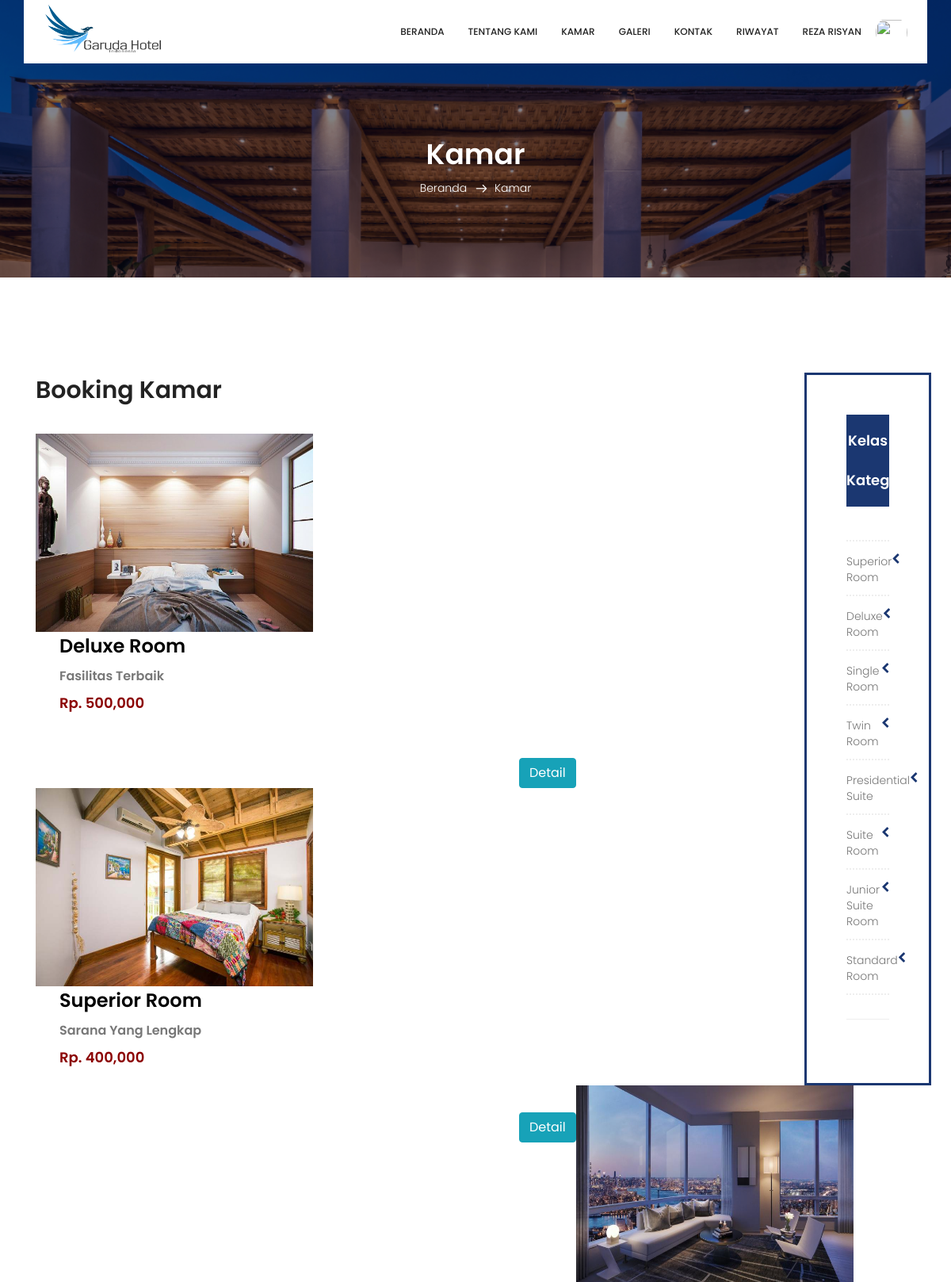
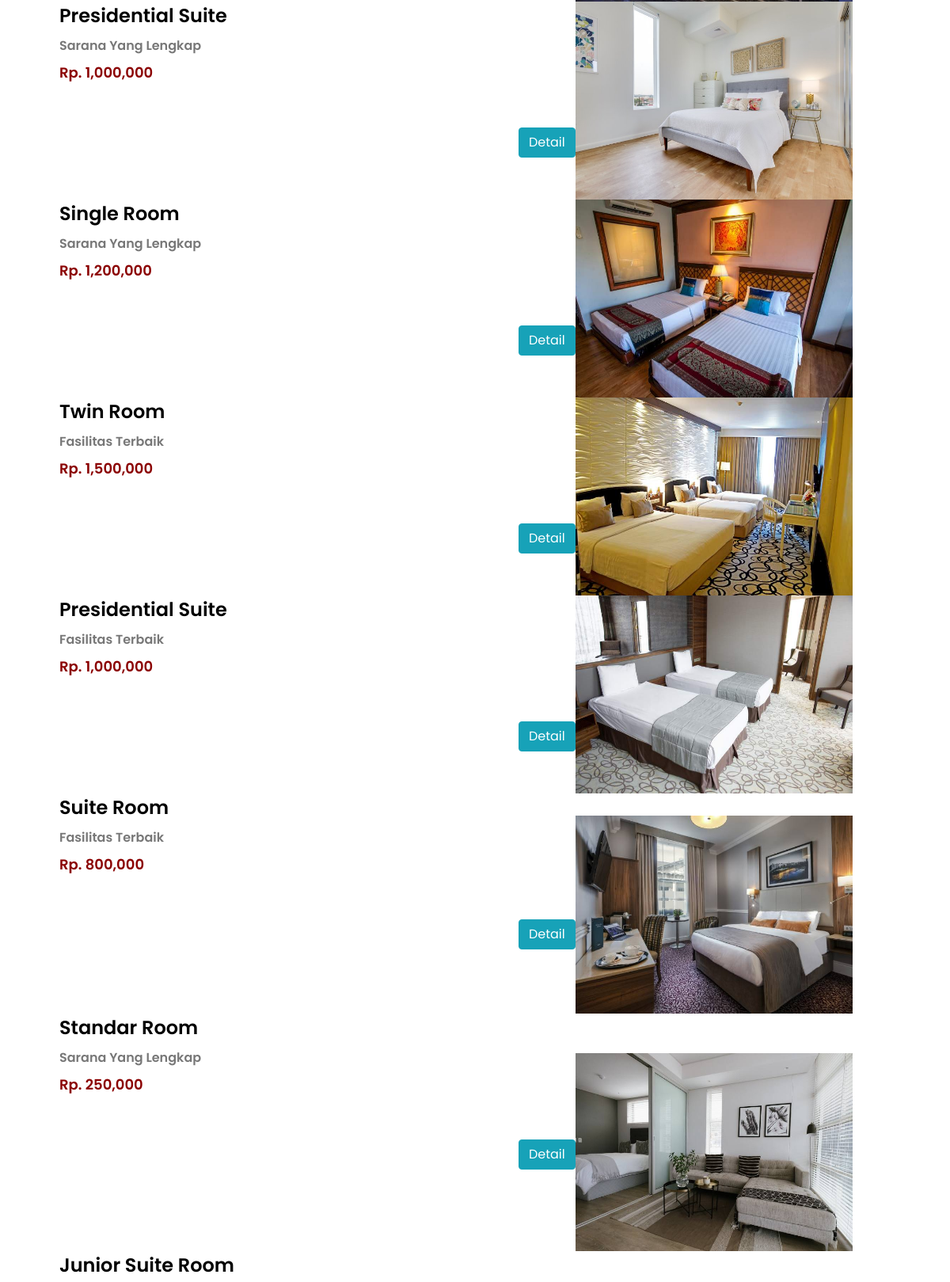
Page /user/tamu/kelas-kamar.php (signed in, upper part) on the committed database (2 pictures, top to bottom).
### tables this page shows
CREATE TABLE `tb_kelas` (
  `id_kelas` int(11) NOT NULL,
  `kelas_nama` varchar(50) NOT NULL,
  `fasilitas_indoor` text NOT NULL,
  `fasilitas_outdoor` text NOT NULL
);

CREATE TABLE `tb_room` (
  `id_room` int(11) NOT NULL,
  `id_kelas` int(11) NOT NULL,
  `nama_hotel` varchar(200) NOT NULL,
  `status_hotel` varchar(100) NOT NULL,
  `harga_hotel` int(11) NOT NULL,
  `hotel_deskripsi` text NOT NULL,
  `gambar_hotel` varchar(100) NOT NULL,
  `status` tinyint(1) NOT NULL
);

### user/tamu/kelas-kamar.php (the view, shortened to what this page needs)
<!doctype html>
<html lang="en">
    <head>
        <link rel="stylesheet" href="css/bootstrap.css">
        <link rel="stylesheet" href="vendors/linericon/style.css">
        <link rel="stylesheet" href="css/font-awesome.min.css">
        <link rel="stylesheet" href="vendors/bootstrap-datepicker/bootstrap-datetimepicker.min.css">
        <link rel="stylesheet" href="vendors/nice-select/css/nice-select.css">
        <link rel="stylesheet" href="vendors/owl-carousel/owl.carousel.min.css">
        <link rel="stylesheet" href="css/style.css">
        <link rel="stylesheet" href="css/responsive.css">
    </head>
    <body>
    <?php include('header.php') ?>
        <section class="breadcrumb_area">
            <div class="overlay bg-parallax" data-stellar-ratio="0.8" data-stellar-vertical-offset="0" data-background=""></div>
            <div class="container">
                <div class="page-cover text-center">
                    <h2 class="page-cover-tittle">Kamar</h2>
                    <ol class="breadcrumb">
                        <li><a href="index.html">Beranda</a></li>
                        <li class="active">Kamar</li>
                    </ol>
                </div>
            </div>
        </section>
        <section class="accomodation_area section_gap">
            <div class="col-lg-2" style="float:right;">
                        <div class="blog_right_sidebar" style="margin-right: 10px;">
                            <aside class="single_sidebar_widget post_category_widget">
                                <h5 class="widget_title">Kelas Kategori</h5>
                                <ul class="list_style cat-list">
                                    <li>
                                        <?php
                                            $kategori = mysqli_query($conn, "SELECT * FROM tb_kelas ORDER BY
                                                id_kelas DESC");
                                            if(mysqli_num_rows($kategori) > 0){
                                                while($k = mysqli_fetch_array($kategori)){
                                                    ?>
                                        <a href="kelas-kamar.php?kat=<?php echo $k['id_kelas'] ?>" class="d-flex justify-content-between">
                                        <li class="">
                                        <?php echo $k['kelas_nama'] ?>
                                        <i class="fa fa-chevron-left" style="color:#1b3771;" aria-hidden="true"></i>
                                        </a>
                                        <?php }}else{ ?>
                                                        Kategori tidak ada
                                                    <?php } ?>
                                    </li>
                                </ul>
                                <div class="br"></div>
                            </aside>
                        </div>
                    </div>
            <div class="container">
              <div style = "margin-left:0;" class = "container">
        <div class = "panel panel-default" >
            <div class = "panel-body">
                <h2 class="title_color">Booking Kamar</h2>
                <br>
                <?php
                    include 'koneksi.php';
                    $query = mysqli_query($conn, "SELECT * FROM tb_room WHERE status = 1 $where
                        ORDER BY id_room
                        DESC");
                    if(mysqli_num_rows($query) > 0){
                        while($q = mysqli_fetch_array($query)){
                ?>
                    <div class = "well" style = "height:300px; width:100%;">
                        <div style = "float:left;">
                            <img src = "/hotelrezar/user/admin/image/<?php echo $q['gambar_hotel']?>" height = "250" width = "350"/>
                        </div>
                        <div style = "float:left; margin-left:30px;">
                            <h3 style= "color:black;"><?php echo $q['nama_hotel']?></h3>
                            <h5><?php echo $q['hotel_deskripsi']?></h5>
                            <h4 style = "color:darkred;">Rp. <?php echo number_format($q['harga_hotel']) ?></h4>
                            <br /><br />
                            <a style = "margin-left:580px;" href = "detail-kamar.php?room_id=<?php echo $q['id_room']?>" class = "btn btn-info">Detail</a>
                        </div>
                    </div>
               <?php }}else{ ?>
                    <p>Produk tidak ada</p>
                <?php } ?>
            </div>
        </div>
    </div>
              </div>
            <br><br><br><br><br><br><br><br><br><br><br><br><br><br><br>
    </body>
</html>

### user/tamu/css/style.css (style rules this page uses)
.list_style { list-style: none; margin: 0px; padding: 0px; }
a { text-decoration: none; -webkit-transition: all 0.3s ease-in-out; -o-transition: all 0.3s ease-in-out; transition: all 0.3s ease-in-out; }
body { line-height: 24px; font-size: 14px; font-family: "Poppins", sans-serif; font-weight: 300; color: #777777; }
section { background: #fff; }
h1, h2, h3, h4, h5, h6 { font-family: "Poppins", sans-serif; font-weight: 600; }
@media (min-width: 1200px) { .container { max-width: 1170px; } }
.section_gap { padding: 120px 0; }
.title_color { color: #222222; }
.overlay { position: absolute; left: 0; right: 0; top: 0; height: 125%; bottom: 0; z-index: -1; }
.breadcrumb_area { position: relative; padding: 172px 0px 84px; background: #04091e; z-index: 1; overflow: hidden; }
.breadcrumb_area .bg-parallax { background: url("../image/about_banner.jpg") no-repeat scroll center 0/cover; opacity: 0.50; z-index: -1; }
.page-cover-tittle { display: block; font-size: 36px; line-height: 45px; color: #fff; }
.breadcrumb { text-align: center; background: transparent; padding: 0px; display: inline-block; }
.breadcrumb li { display: inline-block; color: #fff; }
.breadcrumb li a { color: #fff; }
.breadcrumb li + li:before { content: "\e87a"; font-family: 'Linearicons-Free'; font-size: 14px; font-weight: 600; vertical-align: middle; margin: 0px 10px 0px 7px; }
.blog_right_sidebar { border: 3px solid #1b3771 ; padding: 50px; }
.blog_right_sidebar .widget_title { font-size: 18px; line-height: 50px; background: #1b3771 ; text-align: center; color: #fff; padding: 8px 0px; margin-bottom: 30px; }
.blog_right_sidebar .post_category_widget .cat-list li { border-bottom: 2px dotted #eee; -webkit-transition: all 0.3s ease 0s; -o-transition: all 0.3s ease 0s; transition: all 0.3s ease 0s; padding-bottom: 12px; }
.blog_right_sidebar .post_category_widget .cat-list li a { font-size: 14px; line-height: 20px; color: #777; }
.blog_right_sidebar .post_category_widget .cat-list li + li { padding-top: 15px; }
.blog_right_sidebar .br { width: 100%; height: 1px; background: #eeeeee; margin: 30px 0px; }
h2 { font-size: 30px; }
h3 { font-size: 24px; }
h4 { font-size: 18px; }
h5 { font-size: 16px; }
h1, h2, h3, h4, h5, h6 { line-height: 1.5em; }

### rows in the picture
tb_kelas: kelas_nama "Superior Room"
tb_kelas: kelas_nama "Deluxe Room"
tb_kelas: kelas_nama "Single Room"
tb_kelas: kelas_nama "Twin Room"
tb_kelas: kelas_nama "Presidential Suite"
tb_kelas: kelas_nama "Suite Room"
tb_kelas: kelas_nama "Junior Suite Room"
tb_kelas: kelas_nama "Standard Room"
tb_room: gambar_hotel (picture), nama_hotel "Deluxe Room", hotel_deskripsi "Fasilitas Terbaik", harga_hotel "500,000"
tb_room: gambar_hotel (picture), nama_hotel "Superior Room", hotel_deskripsi "Sarana Yang Lengkap", harga_hotel "400,000"
tb_room: gambar_hotel (picture), nama_hotel "Presidential Suite", hotel_deskripsi "Sarana Yang Lengkap", harga_hotel "1,000,000"
tb_room: gambar_hotel (picture), nama_hotel "Single Room", hotel_deskripsi "Sarana Yang Lengkap", harga_hotel "1,200,000"
tb_room: gambar_hotel (picture), nama_hotel "Twin Room", hotel_deskripsi "Fasilitas Terbaik", harga_hotel "1,500,000"
tb_room: gambar_hotel (picture), nama_hotel "Presidential Suite", hotel_deskripsi "Fasilitas Terbaik", harga_hotel "1,000,000"
tb_room: gambar_hotel (picture), nama_hotel "Suite Room", hotel_deskripsi "Fasilitas Terbaik", harga_hotel "800,000"
tb_room: gambar_hotel (picture), nama_hotel "Standar Room", hotel_deskripsi "Sarana Yang Lengkap", harga_hotel "250,000"
tb_room: gambar_hotel (picture), nama_hotel "Junior Suite Room"

### other values in the picture
$_SESSION['nama'] "REZA RISYAN"
